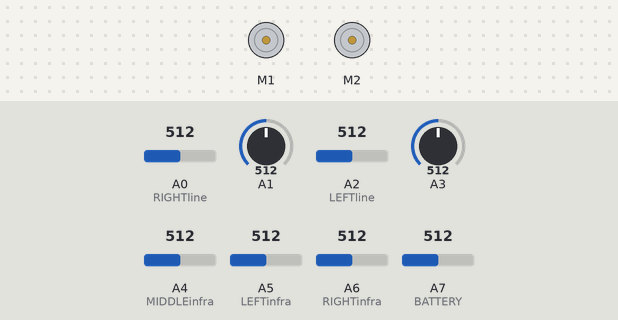
Bench run of a sketch on a simulated Arduino Nano, built with avr-gcc and run on an emulated ATmega328P. On the bench: 2 × DC motor (green arrow = forward, orange = backward, longer = faster). The test bench sets the inputs (shaded band); at power-on: A0 (RIGHTline) = 512, A2 (LEFTline) = 512, A1 = 512, A3 = 512, A4 (MIDDLEinfra) = 512, A5 (LEFTinfra) = 512, A6 (RIGHTinfra) = 512, A7 (BATTERY) = 512.

Above: at 1.2 s.
1.3 s: A0 (RIGHTline) set to 892
2.8 s: A0 (RIGHTline) set to 907
At 3.12 s:
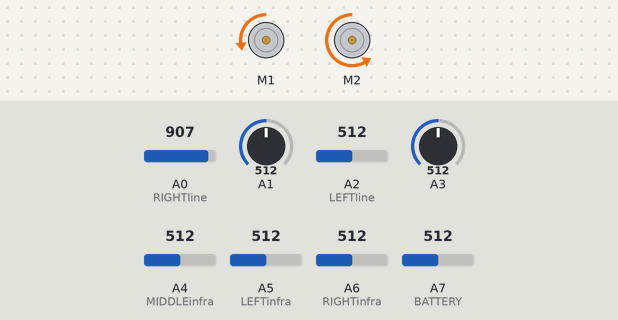
5.8 s: A2 (LEFTline) set to 888
8.8 s: A2 (LEFTline) set to 915
At 8.98 s:
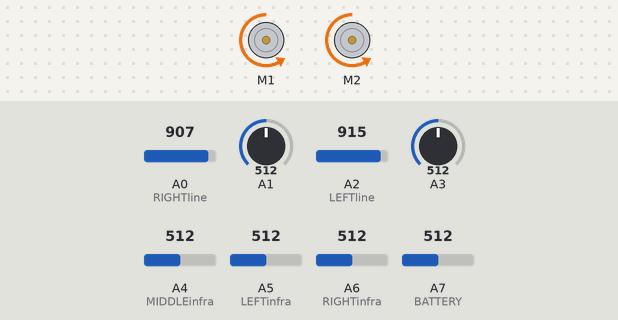
11.8 s: A0 (RIGHTline) set to 716
At 12.62 s:
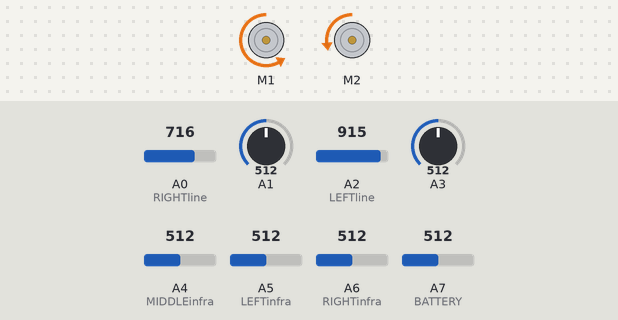
14.8 s: A0 (RIGHTline) set to 992
At 15.75 s:
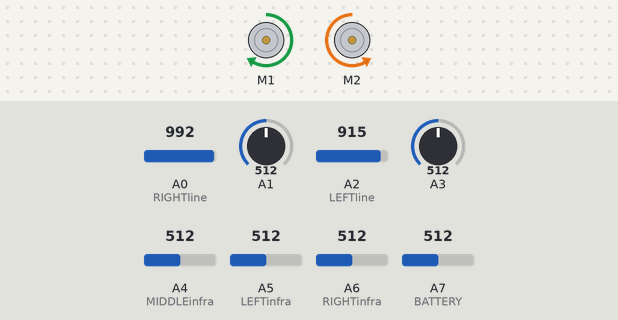
Timing chart, 0 to 18.8 s (numbered marks = the images above; inputs shaded):
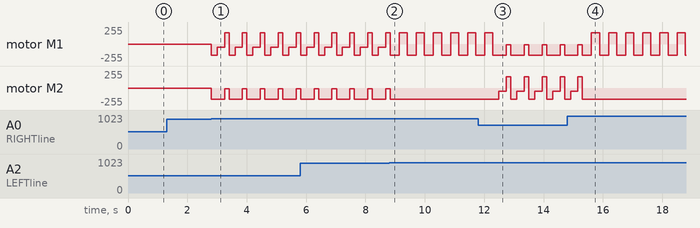

The sketch:

bot2-pretty-5inf.ino
```cpp
#include "RedBot.h"
#include "sumosense.h"
//LINE SENSORS
#define LEFTline A2
//#define MIDDLEline A1
#define RIGHTline A0
//INFRARED DISTANCE SENSORS
#define MRIGHTinfra A1
#define RIGHTinfra A6
#define MIDDLEinfra A4
#define LEFTinfra A5
#define MLEFTinfra A3
//VOLTAGE SENSOR
#define BATTERY A7

RedBotMotors motor;
SumoSense infraS = SumoSense(5);
SumoSense lineS = SumoSense(3);

int MAXFORW = 170;
int MAXBACK = -170;

int ATTACK = 230;

int mode = 3;

void setup()
{
  pinMode(LEFTline,INPUT);
  //pinMode(MIDDLEline,INPUT);
  pinMode(RIGHTline,INPUT);

  pinMode(MIDDLEinfra, INPUT);
  pinMode(LEFTinfra, INPUT);
  pinMode(RIGHTinfra, INPUT);

  Serial.begin(9600);

  infraS.addSensor(MLEFTinfra,300,ABOVE);
  infraS.addSensor(LEFTinfra,325,ABOVE);
  infraS.addSensor(MIDDLEinfra,275,ABOVE);
  infraS.addSensor(RIGHTinfra,285,ABOVE);
  infraS.addSensor(MRIGHTinfra,300,ABOVE);

  lineS.addSensor(LEFTline,899,ABOVE);
  //lineS.addSensor(MIDDLEline,899,ABOVE);
  lineS.addSensor(RIGHTline,899,ABOVE);
}


void loopTEST()
{
	String infraString = infraS.returnWhere();
	Serial.println(infraString);
	//bool infraBool = infraS.returnIfAny();
	//Serial.println(infraBool);
	delay(200);
}

void loop()
{
	if (batteryLow()) //#####DETERMINE IF LOW BATTERY#####
	{
		if (batteryLow())
		{
			if (batteryLow())
			{
				mode = 99;
			}
		}
	}


	if (lineS.returnIfAny()) //#####DETERMINE IF LINE#####
	{

		if (lineS.returnIfAny())
		{
			if (lineS.returnIfAny())
			{
		                String whereLine = lineS.returnWhere();
				mode = 3;

				//LINE ON ANY
				if (whereLine.charAt(1) == '1' && whereLine.charAt(2) == '1')
				{
				        driveActually(motor,MAXBACK);
					delay(300);
					driveRotate(motor,MAXFORW,MAXBACK);
					delay(275);
				}
				//LINE ON LEFT-ISH
				else if (whereLine.charAt(1) == '1')
				{
				        driveActually(motor,MAXBACK);
					delay(200);
					driveRotate(motor,MAXBACK,-50);
					delay(250);
					driveRotate(motor,-15,MAXFORW);
					delay(150);
				}
				//LINE ON RIGHT-ISH
				else if (whereLine.charAt(2) == '1')
				{
				        driveActually(motor,MAXBACK);
					delay(200);
					driveRotate(motor,-50,MAXBACK);
					delay(250);
					driveRotate(motor,MAXFORW,-15);
					delay(150);
				}
				//LINE ON ANY
				else
				{
				        driveActually(motor,MAXBACK);
					delay(300);
					driveRotate(motor,MAXFORW,MAXBACK);
					delay(275);
				}
			}
		}
	}

	else //#####PERFORM MODE, THEN CHECK INFRA DISTANCE#####
	{
		//BATTERY LOW
		if (mode == 99)
		{
			motor.stop();
		}
		//NOTHING
		else if (mode == 3)
		{
			driveRotate(motor,MAXFORW,MAXFORW);
		}
		//MOST RIGHT
		else if (mode == 7)
		{
			driveRotate(motor,-20,ATTACK-30);
		}
		//ONLY RIGHT
		else if (mode == 4)
		{
			driveRotate(motor,-10,MAXFORW-30);
		}
		//BOTH MIDDLE AND RIGHT
		else if (mode == 5)
		{
			driveRotate(motor,MAXFORW-40,MAXFORW);
		}
		//MIDDLE ONLY
		else if (mode == 0)
		{
			driveRotate(motor,ATTACK,ATTACK);
		}
		//BOTH MIDDLE AND LEFT
		else if (mode == 2)
		{
			driveRotate(motor,MAXFORW,MAXFORW-40);
		}
		//ONLY LEFT
		else if (mode == 1)
		{
			driveRotate(motor,MAXFORW-30,-10);
		}
		//MOST LEFT
		else if (mode == 6)
		{
			driveRotate(motor,ATTACK-30,-20);
		}

		String botLoc = infraS.returnWhere();
		//Serial.println(botLoc);

		bool botOnMLeft = (botLoc.charAt(1) == '1');
		bool botOnLeft = (botLoc.charAt(2) == '1');
		bool botOnMiddle = (botLoc.charAt(3) == '1');
		bool botOnRight = (botLoc.charAt(4) == '1');
		bool botOnMRight = (botLoc.charAt(5) == '1');


		if (botOnMLeft)
		{
			mode = 6;
		}

		else if (botOnMRight)
		{
			mode = 7;
		}

		else if (botOnLeft && (!(botOnMiddle)))
		{
			mode = 1;
		}

		else if (botOnRight && (!(botOnMiddle)))
		{
			mode = 4;
		}

		else if (botOnMiddle && botOnLeft)
		{
			mode = 2;
		}

		else if (botOnMiddle && botOnRight)
		{
			mode = 5;
		}

		else if (botOnMiddle)
		{
			mode = 0;
		}

		else
		{
			mode = 3;
		}
	}
}

bool batteryLow()
{
  int batteryRaw = analogRead(BATTERY);
  float batteryActual = (batteryRaw*10)/1023;
  return (batteryActual < 6.4);
}

void driveRotate(RedBotMotors& motor,int speedL,int speedR)
{
  motor.leftDrive(speedL);
  motor.rightDrive(speedR);
}

void driveActually(RedBotMotors& motor,int speed){
  motor.drive(speed);
}
```

Measured:
- the behaviour switches between 899 and 900 on A0 (RIGHTline) (found by bisection; images 0 and 1)
- the behaviour switches between 899 and 900 on A2 (LEFTline) (found by bisection; images 1 and 2)
- after the input at 1.3 s, every drawn part: stays the same
- after the input at 2.8 s, motor M1: stopped → backward 169/255 at once, then repeats every 0.60 s: backward 49/255 0.25 s, forward 169/255 0.15 s, backward 169/255 0.20 s; motor M2: alternates backward 169/255 for 0.45 s and backward 14/255 for 0.15 s, starting at once
- after the input at 8.8 s, motor M2: goes on until 8.8 s, then stays backward 169/255
- after the input at 11.8 s, motor M2: backward 169/255 → backward 49/255 after 0.70 s, then repeats every 0.60 s: forward 169/255 0.15 s, backward 169/255 0.20 s, backward 49/255 0.25 s
- after the input at 14.8 s, motor M2: goes on until 15.3 s, then stays backward 169/255
